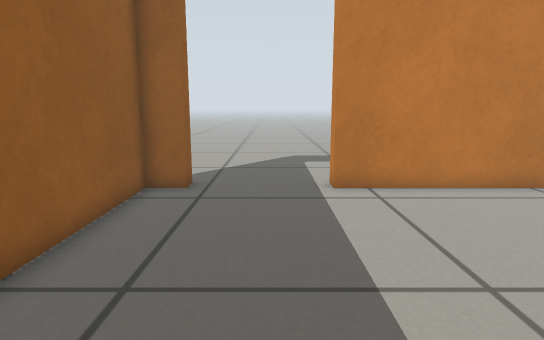
View 1 (above)

12 first-person views from a walk through a Gazebo world. The camera is 0.49 m above the floor, tilts 10° down and sees 75° across. The floor is counted in squares, 0.2 m on a side. Each view is taken from the middle of a square. On the plan, view 1 faces up. The plan holds only what a view shows up to about 20 squares ahead; the rest is blank.

View 2
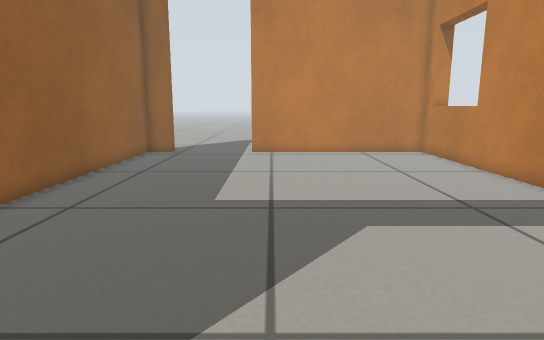

View 3
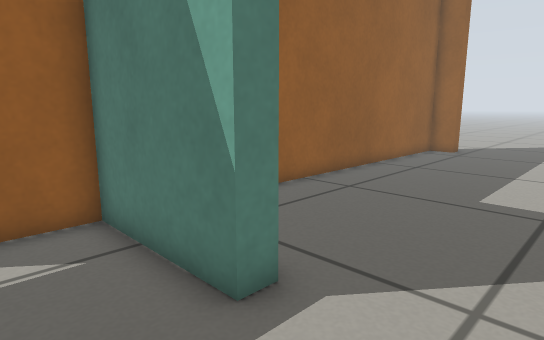

View 4
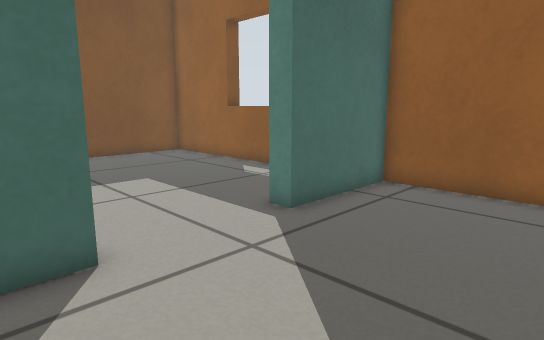

View 5
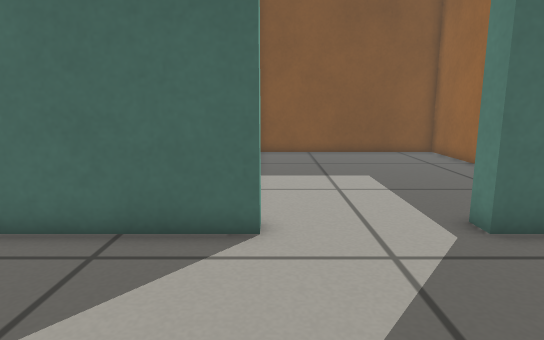

View 6
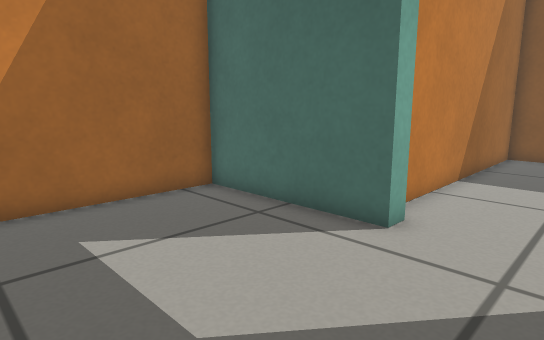

View 7
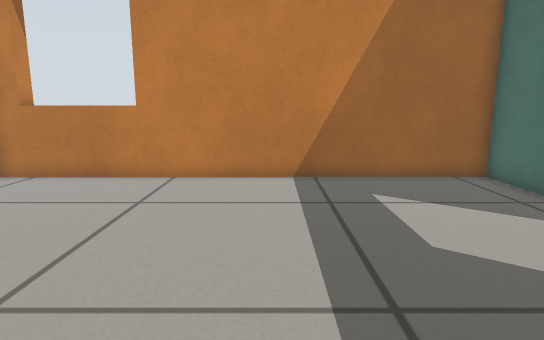

View 8
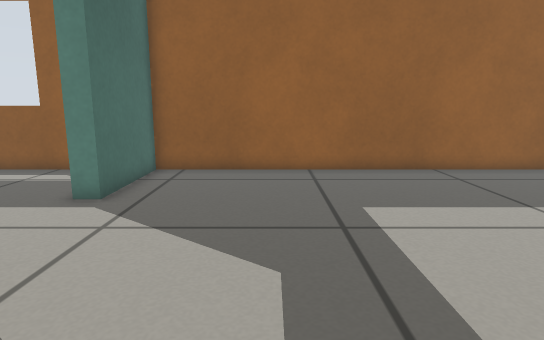

View 9
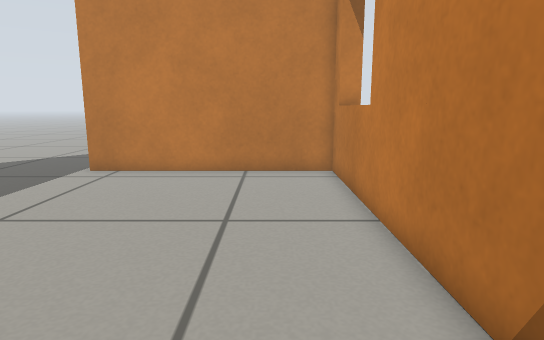

View 10
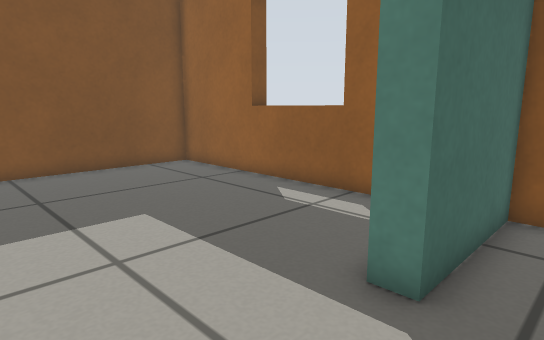

View 11
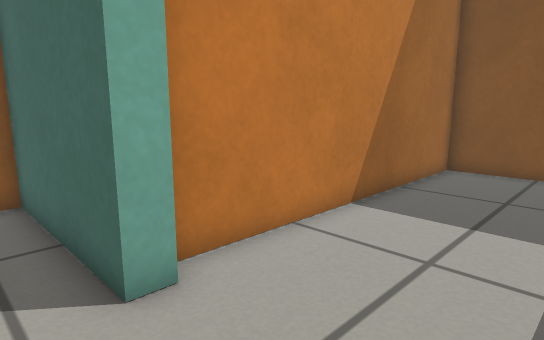

View 12
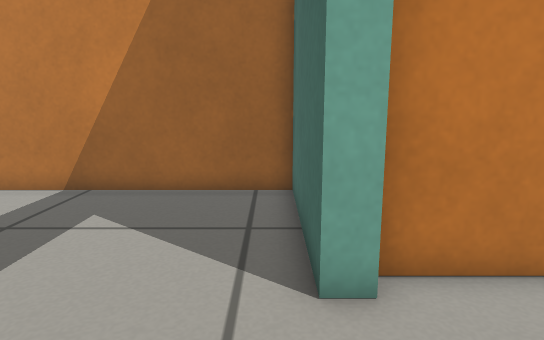

### Floor plan
Points are (right, up) in squares from view 1. A wall is a line through its corners. A room is listed if a view was taken in it or the views show most of it. See-through windows are left out.
Room 1 (views 1, 4, 5, 6, 7, 8, 9, 10, 11, 12)
walls: (5.2, -6.6) (11.4, -6.6) (11.4, 10.6) (1.9, 10.6); (-2.6, 10.6) (-3.9, 10.6) (-3.9, -6.6) (0.7, -6.6); (12.2, 9.7) (11.2, 9.7)
ways out: open door at (3, -7) to room 2; open door at (0, 11)
Room 2 (views 2, 3)
walls: (0.7, -7.4) (-3.9, -7.4) (-3.9, -19.6) (5.9, -19.6) (5.9, -7.5)
ways out: open door at (3, -7) to room 1

Where each view was taken, in squares from view 1:
view 1: 0 up, 0 right, facing up
view 2: 9 down, 3 right, facing up
view 3: 10 down, 4 right, facing up-left
view 4: 1 down, 7 right, facing down-left
view 5: 0 up, 5 right, facing down
view 6: 0 up, 2 right, facing down-right
view 7: 1 up, 1 left, facing right
view 8: 2 down, 10 right, facing left
view 9: 3 down, 9 right, facing up
view 10: 5 down, 5 right, facing down-left
view 11: 5 down, 1 right, facing down-right
view 12: 6 down, 1 right, facing right
